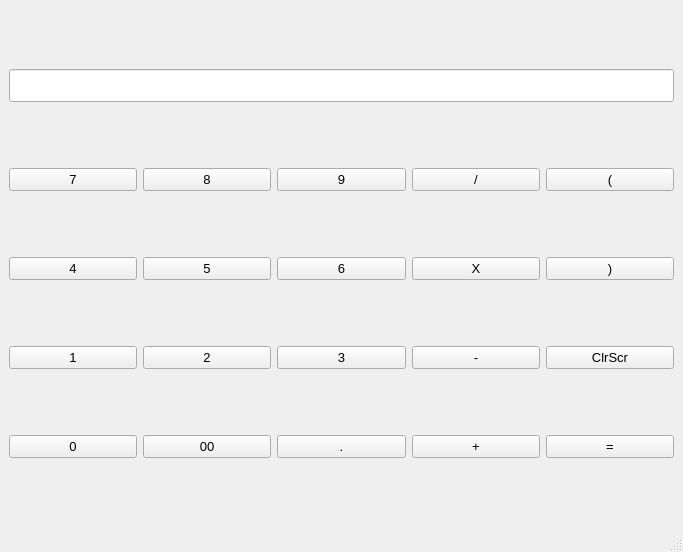
<?xml version="1.0" encoding="UTF-8"?>
<ui version="4.0">
 <class>MainWindow</class>
 <widget class="QMainWindow" name="MainWindow">
  <property name="geometry">
   <rect>
    <x>0</x>
    <y>0</y>
    <width>683</width>
    <height>552</height>
   </rect>
  </property>
  <property name="font">
   <font>
    <pointsize>10</pointsize>
   </font>
  </property>
  <property name="windowTitle">
   <string>MainWindow</string>
  </property>
  <widget class="QWidget" name="centralwidget">
   <layout class="QGridLayout" name="gridLayout">
    <item row="0" column="0" colspan="5">
     <widget class="QLineEdit" name="lineEdit">
      <property name="font">
       <font>
        <pointsize>16</pointsize>
       </font>
      </property>
      <property name="alignment">
       <set>Qt::AlignRight|Qt::AlignTrailing|Qt::AlignVCenter</set>
      </property>
     </widget>
    </item>
    <item row="1" column="0">
     <widget class="QPushButton" name="pushButton1">
      <property name="sizePolicy">
       <sizepolicy hsizetype="Minimum" vsizetype="Preferred">
        <horstretch>0</horstretch>
        <verstretch>0</verstretch>
       </sizepolicy>
      </property>
      <property name="font">
       <font>
        <pointsize>10</pointsize>
       </font>
      </property>
      <property name="text">
       <string>7</string>
      </property>
     </widget>
    </item>
    <item row="1" column="1">
     <widget class="QPushButton" name="pushButton_5">
      <property name="font">
       <font>
        <pointsize>10</pointsize>
       </font>
      </property>
      <property name="text">
       <string>8</string>
      </property>
     </widget>
    </item>
    <item row="1" column="2">
     <widget class="QPushButton" name="pushButton_9">
      <property name="font">
       <font>
        <pointsize>10</pointsize>
       </font>
      </property>
      <property name="text">
       <string>9</string>
      </property>
     </widget>
    </item>
    <item row="1" column="3">
     <widget class="QPushButton" name="pushButton_13">
      <property name="font">
       <font>
        <pointsize>10</pointsize>
       </font>
      </property>
      <property name="text">
       <string>/</string>
      </property>
     </widget>
    </item>
    <item row="1" column="4">
     <widget class="QPushButton" name="pushButton_17">
      <property name="font">
       <font>
        <pointsize>10</pointsize>
       </font>
      </property>
      <property name="text">
       <string>(</string>
      </property>
     </widget>
    </item>
    <item row="2" column="0">
     <widget class="QPushButton" name="pushButton_2">
      <property name="font">
       <font>
        <pointsize>10</pointsize>
       </font>
      </property>
      <property name="text">
       <string>4</string>
      </property>
     </widget>
    </item>
    <item row="2" column="1">
     <widget class="QPushButton" name="pushButton_6">
      <property name="font">
       <font>
        <pointsize>10</pointsize>
       </font>
      </property>
      <property name="text">
       <string>5</string>
      </property>
     </widget>
    </item>
    <item row="2" column="2">
     <widget class="QPushButton" name="pushButton_10">
      <property name="font">
       <font>
        <pointsize>10</pointsize>
       </font>
      </property>
      <property name="text">
       <string>6</string>
      </property>
     </widget>
    </item>
    <item row="2" column="3">
     <widget class="QPushButton" name="pushButton_14">
      <property name="font">
       <font>
        <pointsize>10</pointsize>
       </font>
      </property>
      <property name="text">
       <string>X</string>
      </property>
     </widget>
    </item>
    <item row="2" column="4">
     <widget class="QPushButton" name="pushButton_18">
      <property name="font">
       <font>
        <pointsize>10</pointsize>
       </font>
      </property>
      <property name="text">
       <string>)</string>
      </property>
     </widget>
    </item>
    <item row="3" column="0">
     <widget class="QPushButton" name="pushButton_3">
      <property name="font">
       <font>
        <pointsize>10</pointsize>
       </font>
      </property>
      <property name="text">
       <string>1</string>
      </property>
     </widget>
    </item>
    <item row="3" column="1">
     <widget class="QPushButton" name="pushButton_7">
      <property name="font">
       <font>
        <pointsize>10</pointsize>
       </font>
      </property>
      <property name="text">
       <string>2</string>
      </property>
     </widget>
    </item>
    <item row="3" column="2">
     <widget class="QPushButton" name="pushButton_11">
      <property name="font">
       <font>
        <pointsize>10</pointsize>
       </font>
      </property>
      <property name="text">
       <string>3</string>
      </property>
     </widget>
    </item>
    <item row="3" column="3">
     <widget class="QPushButton" name="pushButton_15">
      <property name="font">
       <font>
        <pointsize>10</pointsize>
       </font>
      </property>
      <property name="text">
       <string>-</string>
      </property>
     </widget>
    </item>
    <item row="3" column="4">
     <widget class="QPushButton" name="pushButton_19">
      <property name="font">
       <font>
        <pointsize>10</pointsize>
       </font>
      </property>
      <property name="text">
       <string>ClrScr</string>
      </property>
     </widget>
    </item>
    <item row="4" column="0">
     <widget class="QPushButton" name="pushButton_4">
      <property name="font">
       <font>
        <pointsize>10</pointsize>
       </font>
      </property>
      <property name="text">
       <string>0</string>
      </property>
     </widget>
    </item>
    <item row="4" column="1">
     <widget class="QPushButton" name="pushButton_8">
      <property name="font">
       <font>
        <pointsize>10</pointsize>
       </font>
      </property>
      <property name="text">
       <string>00</string>
      </property>
     </widget>
    </item>
    <item row="4" column="2">
     <widget class="QPushButton" name="pushButton_12">
      <property name="font">
       <font>
        <pointsize>10</pointsize>
       </font>
      </property>
      <property name="text">
       <string>.</string>
      </property>
     </widget>
    </item>
    <item row="4" column="3">
     <widget class="QPushButton" name="pushButton_16">
      <property name="font">
       <font>
        <pointsize>10</pointsize>
       </font>
      </property>
      <property name="text">
       <string>+</string>
      </property>
     </widget>
    </item>
    <item row="4" column="4">
     <widget class="QPushButton" name="pushButton_20">
      <property name="font">
       <font>
        <pointsize>10</pointsize>
       </font>
      </property>
      <property name="text">
       <string>=</string>
      </property>
     </widget>
    </item>
   </layout>
  </widget>
  <widget class="QMenuBar" name="menubar">
   <property name="geometry">
    <rect>
     <x>0</x>
     <y>0</y>
     <width>683</width>
     <height>29</height>
    </rect>
   </property>
  </widget>
  <widget class="QStatusBar" name="statusbar"/>
 </widget>
 <resources/>
 <connections/>
</ui>
